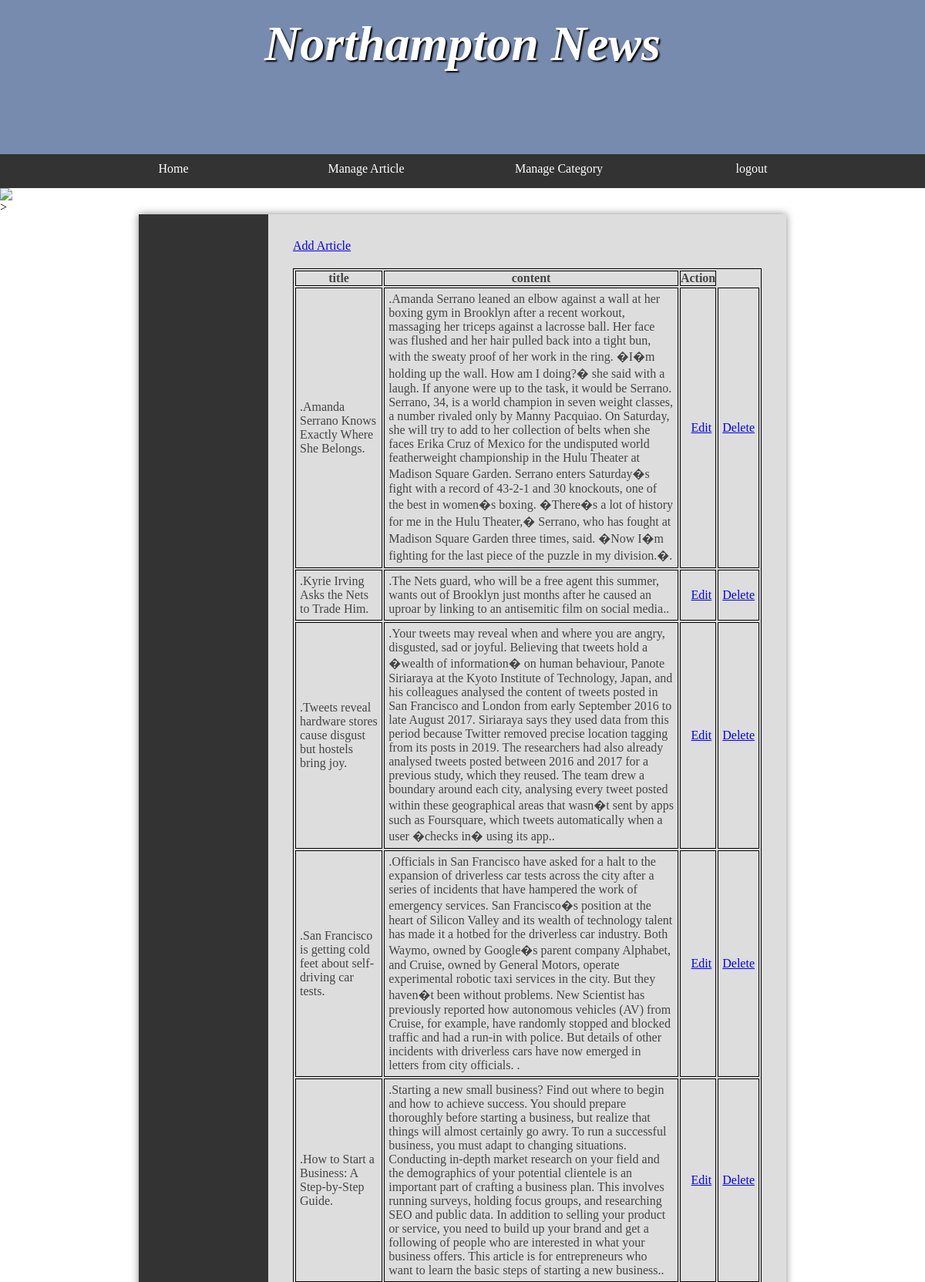
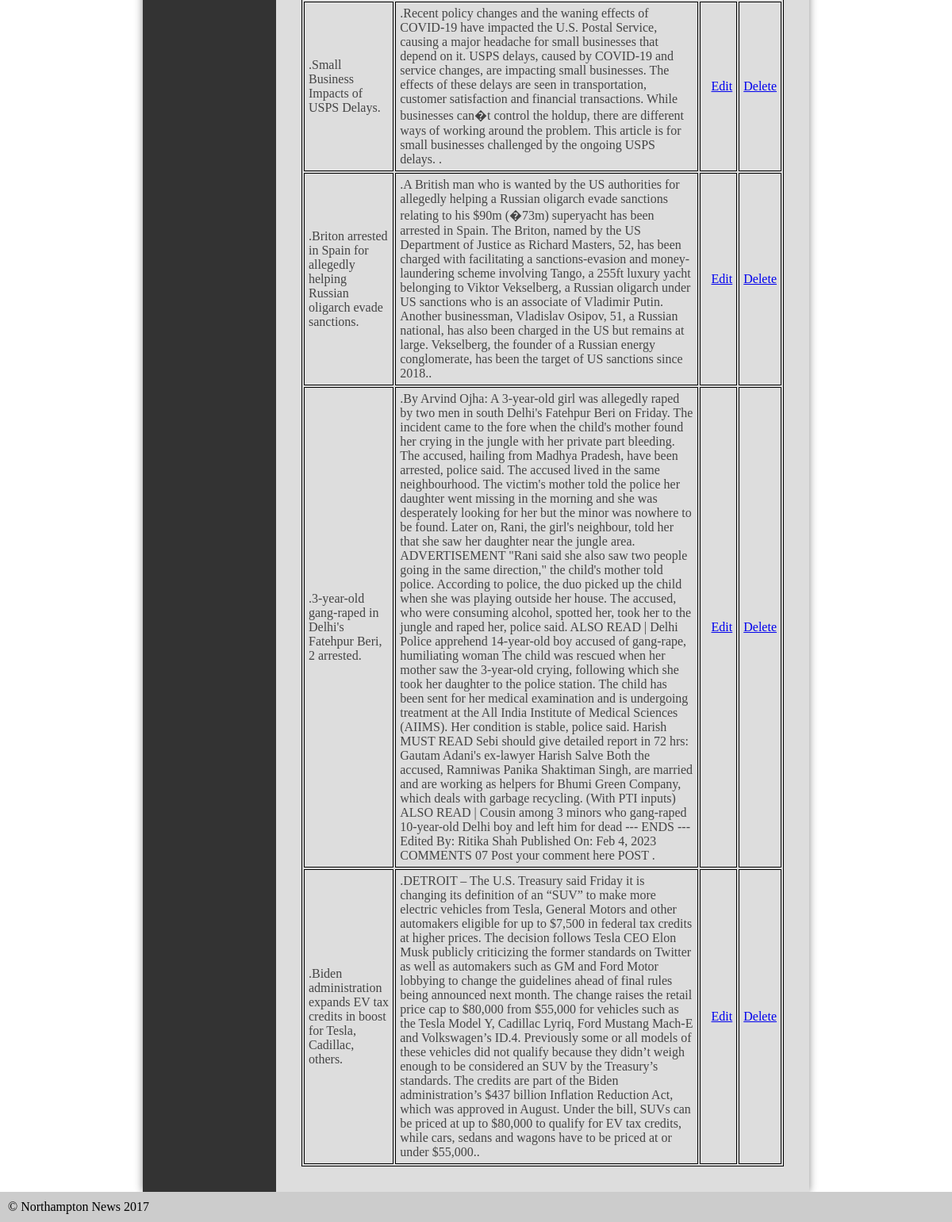
Screenshot of /assignment/admin/adminArticle.php with the database file from the repository (2 pictures, top to bottom).
### tables this page shows
CREATE TABLE `article` (
  `article_Id` int NOT NULL AUTO_INCREMENT,
  `title` varchar(255) NOT NULL,
  `content` mediumblob NOT NULL,
  `date` date NOT NULL,
  `categoryId` int NOT NULL,
  `postedperson` varchar(255) NOT NULL,
  PRIMARY KEY (`article_Id`)
);

### assignment/admin/adminArticle.php (the view)
<?php
require('../connection/connection.php');
require('../user/header.php');
echo '
<nav>
<ul>
<li><a href="adminpage.php">Home</a></li>
<li><a href="adminArticle.php">Manage Article</a></li>
<li><a href="adminCategory.php">Manage Category</a></li>
<li><a href="logout.php">logout</a></li>
</ul>
</nav>
<img src="../images/banners/randombanner.php" />><main>
<nav>
</nav>
<article>
<a href="addArticle.php">Add Article</a>
<br>
';
echo "<table>
<tr>
<th>title</th>
<th>content</th>
<th>Action</th>
</tr>
";
$queryStatement = $connect->prepare("SELECT * FROM article");
$queryStatement->execute();
$returnData = $queryStatement->fetchAll(PDO::FETCH_OBJ);
foreach($returnData as $outcome){
    echo "
    <tr>
    <td>.$outcome->title.</td>
    <td>.$outcome->content.</td>";
    echo '<td><a style="float: right" href="editArticle.php?art_Id=' . $outcome->article_Id . '">Edit</a></td>';
    echo '<td><a style="float: right" href="deleteArticle.php?article_Id=' . $outcome->article_Id . '">Delete</a></td>';
    echo "</tr>
 ";
}
 echo '
 <style>
 table, th, td {
 border:1px solid black;
}
 </style>
 </table>
';
require('../user/footer.php');
?>

### assignment/frame/style.css (style rules this page uses)
* { margin: 0; padding: 0; }
html { font-family: 'Oxygen-Regular', times, verdana, sans-serif; }
body { background-color: #fff; }
nav { width: 100%; background-color: #333; overflow: auto; }
nav ul { width: 1000px; margin: auto; display: block; list-style-type: none; }
nav ul li { width: 25%; float: left; overflow: auto; text-align: center; }
nav a { color: white; padding-top: 10px; display: block; text-decoration: none; }
main { min-height: 50vh; background-color: #ddd; width: 70vw; display: block; margin: auto; box-shadow: 0px 0px 10px #888; color:#444; }
p, li, h2 { margin-bottom: 1em; }
table { width: 100%; margin-top: 20px; }
td { padding: 5px; border-bottom: 1px solid #333; }
ul { margin-left: 2em; }
body > img { display: block; width: 100%; }
main { display: table; }
main > article { display: table-cell; padding: 2em; }
main > nav { display: table-cell; width: 20%; padding: 1em; }

### assignment/admin/adminArticle.php (style rules this page uses)
table, th, td { border:1px solid black; }

### rows the page displays
article: title "Amanda Serrano Knows Exactly Where She Belongs", content "Amanda Serrano leaned an elbow against a wall at her boxing gym in Brooklyn after a recent workout, massaging her triceps against a lacrosse ball. Her face was flushed and her hair pulled back into a tight bun, with the sweaty proof of her work in the ring. �I�m holding up the wall. How am I doing?� she said with a laugh. If anyone were up to the task, it would be Serrano. Serrano, 34, is a world champion in seven weight classes, a number rivaled only by Manny Pacquiao. On Saturday, she will try to add to her collection of belts when she faces Erika Cruz of Mexico for the undisputed world featherweight championship in the Hulu Theater at Madison Square Garden. Serrano enters Saturday�s…"
article: title "Kyrie Irving Asks the Nets to Trade Him", content "The Nets guard, who will be a free agent this summer, wants out of Brooklyn just months after he caused an uproar by linking to an antisemitic film on social media."
article: title "Tweets reveal hardware stores cause disgust but hostels bring joy", content "Your tweets may reveal when and where you are angry, disgusted, sad or joyful. Believing that tweets hold a �wealth of information� on human behaviour, Panote Siriaraya at the Kyoto Institute of Technology, Japan, and his colleagues analysed the content of tweets posted in San Francisco and London from early September 2016 to late August 2017. Siriaraya says they used data from this period because Twitter removed precise location tagging from its posts in 2019. The researchers had also already analysed tweets posted between 2016 and 2017 for a previous study, which they reused. The team drew a boundary around each city, analysing every tweet posted within these geographical areas that…"
article: title "San Francisco is getting cold feet about self-driving car tests", content "Officials in San Francisco have asked for a halt to the expansion of driverless car tests across the city after a series of incidents that have hampered the work of emergency services. San Francisco�s position at the heart of Silicon Valley and its wealth of technology talent has made it a hotbed for the driverless car industry. Both Waymo, owned by Google�s parent company Alphabet, and Cruise, owned by General Motors, operate experimental robotic taxi services in the city. But they haven�t been without problems. New Scientist has previously reported how autonomous vehicles (AV) from Cruise, for example, have randomly stopped and blocked traffic and had a run-in with police. But details of…"
article: title "How to Start a Business: A Step-by-Step Guide", content "Starting a new small business? Find out where to begin and how to achieve success. You should prepare thoroughly before starting a business, but realize that things will almost certainly go awry. To run a successful business, you must adapt to changing situations. Conducting in-depth market research on your field and the demographics of your potential clientele is an important part of crafting a business plan. This involves running surveys, holding focus groups, and researching SEO and public data. In addition to selling your product or service, you need to build up your brand and get a following of people who are interested in what your business offers. This article is for entrepreneurs…"
article: title "Small Business Impacts of USPS Delays", content "Recent policy changes and the waning effects of COVID-19 have impacted the U.S. Postal Service, causing a major headache for small businesses that depend on it. USPS delays, caused by COVID-19 and service changes, are impacting small businesses. The effects of these delays are seen in transportation, customer satisfaction and financial transactions. While businesses can�t control the holdup, there are different ways of working around the problem. This article is for small businesses challenged by the ongoing USPS delays."
article: title "Briton arrested in Spain for allegedly helping Russian oligarch evade sanctions", content "A British man who is wanted by the US authorities for allegedly helping a Russian oligarch evade sanctions relating to his $90m (�73m) superyacht has been arrested in Spain. The Briton, named by the US Department of Justice as Richard Masters, 52, has been charged with facilitating a sanctions-evasion and money-laundering scheme involving Tango, a 255ft luxury yacht belonging to Viktor Vekselberg, a Russian oligarch under US sanctions who is an associate of Vladimir Putin. Another businessman, Vladislav Osipov, 51, a Russian national, has also been charged in the US but remains at large. Vekselberg, the founder of a Russian energy conglomerate, has been the target of US sanctions since 2018."
article: title "3-year-old gang-raped in Delhi's Fatehpur Beri, 2 arrested", content "By Arvind Ojha: A 3-year-old girl was allegedly raped by two men in south Delhi's Fatehpur Beri on Friday. The incident came to the fore when the child's mother found her crying in the jungle with her private part bleeding. The accused, hailing from Madhya Pradesh, have been arrested, police said. The accused lived in the same neighbourhood. The victim's mother told the police her daughter went missing in the morning and she was desperately looking for her but the minor was nowhere to be found. Later on, Rani, the girl's neighbour, told her that she saw her daughter near the jungle area. ADVERTISEMENT \"Rani said she also saw two people going in the same direction,\" the child's mother told…"
article: title "Biden administration expands EV tax credits in boost for Tesla, Cadillac, others", content "DETROIT – The U.S. Treasury said Friday it is changing its definition of an “SUV” to make more electric vehicles from Tesla, General Motors and other automakers eligible for up to $7,500 in federal tax credits at higher prices. The decision follows Tesla CEO Elon Musk publicly criticizing the former standards on Twitter as well as automakers such as GM and Ford Motor lobbying to change the guidelines ahead of final rules being announced next month. The change raises the retail price cap to $80,000 from $55,000 for vehicles such as the Tesla Model Y, Cadillac Lyriq, Ford Mustang Mach-E and Volkswagen’s ID.4. Previously some or all models of these vehicles did not qualify because they didn’t…"
